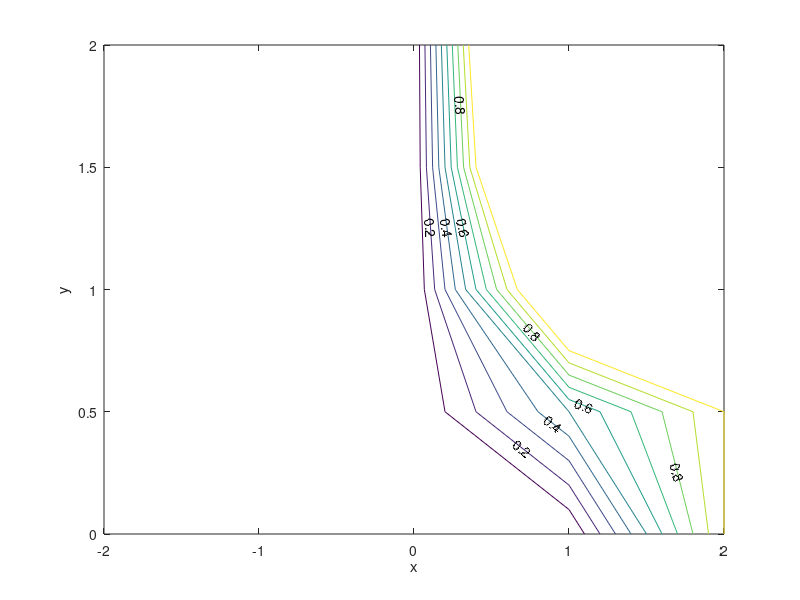
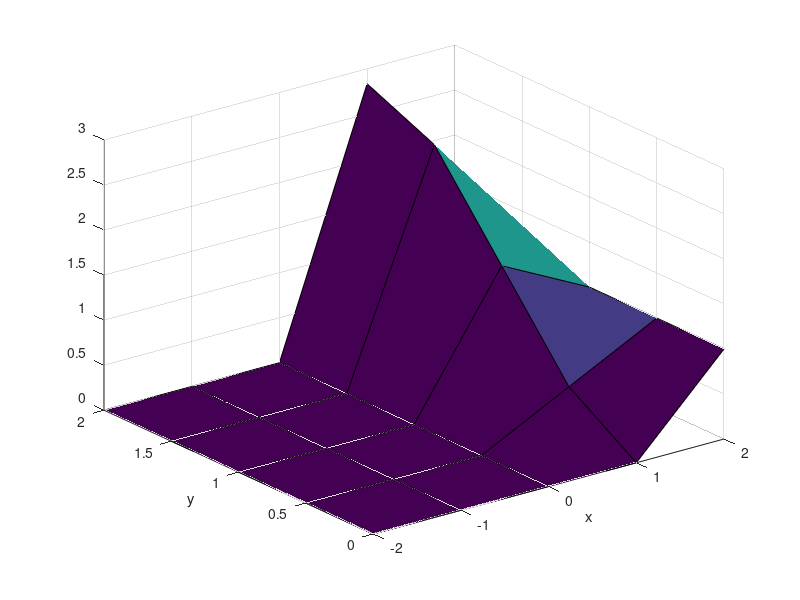
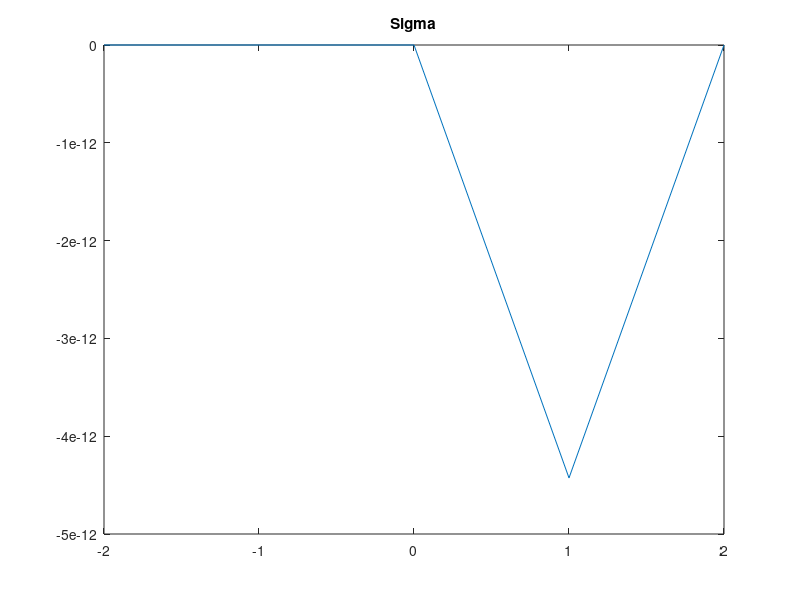
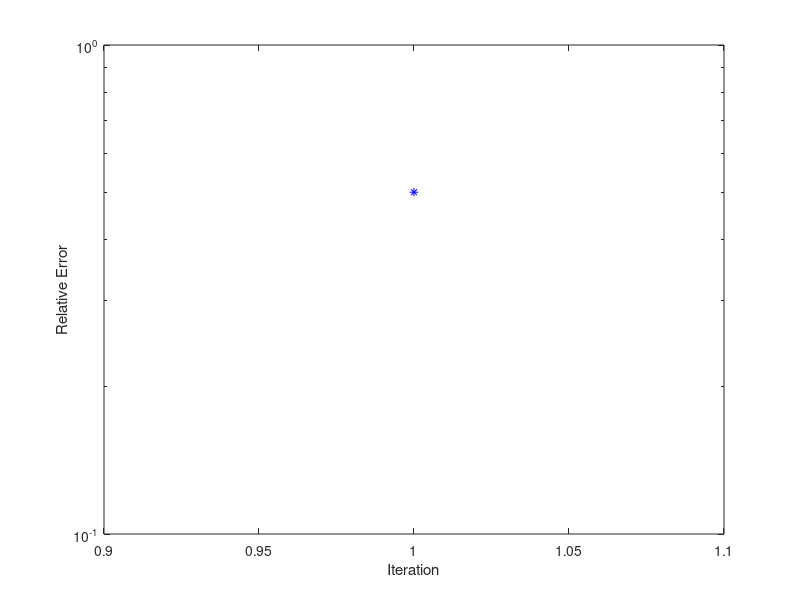

MATLAB code for these plots, in order:
% Solve Poisson's equation by Successive-Over-relaxation
% on a rectangular Cartesian grid
clear; close all;
eps0=8.854e-12;  % set the permittivity of free space

Nx=input('Enter number of x-grid points - ');
Ny=input('Enter number of y-grid points - ');

Lx=4; % Length in x of the computation region
Ly=2; % Length in y of the computation region

% define the grids
hx=Lx/(Nx-1);         % Grid spacing in x
hy=Ly/(Ny-1);         % Grid spacing in y
x = (0:hx:Lx)-.5*Lx;  %x-grid, x=0 in the middle
y = 0:hy:Ly;          %y-grid

% estimate the best omega to use
R = (hy^2 * cos(pi/Nx)+hx^2*cos(pi/Ny))/(hx^2+hy^2);
omega=2/(1+sqrt(1-R^2));
fprintf('May I suggest using omega = %g ? \n',omega);
omega=input('Enter omega for SOR - ');

% define the voltages
V0=1;        % Potential at x=-Lx/2 and x=+Lx/2
Vscale=V0;   % set Vscale to the potential in the problem

% set the error criterion
errortest=input(' Enter error criterion - say 1e-6 - ') ;

% Initial guess is zeroes
V = zeros(Nx,Ny);

% set the charge density on the grid
rho=zeros(Nx,Ny);

% set the boundary conditions
% recall that in V(j,k), j is the x-index and k is the y-index
for iter=1:1:size(V,1)
% set the boundary condition of V(y=Ly) to dV/dy=0
    V(iter,1)=0;
    V(iter,size(V,2))=-V(iter,size(V,2)-2)./(3)+4.*V(iter,size(V,2)-1)./(3);
end;
for iter=1:1:size(V,2)
% set the boundary condition of V(x=-Lx/2) to dV/dx=0
    V(1,iter)=-V(3,iter)/(3)+4*V(2,iter)/(3);
    V(size(V,1),iter)=V0;
end;
% MAIN LOOP

Niter = Nx*Ny*Nx;  %Set a maximum iteration count

%  set  factors used repeatedly in the algorithm
fac1 = 1/(2/hx^2+2/hy^2);
facx = 1/hx^2;
facy = 1/hy^2;
tic
for n=1:Niter

   err(n)=0; % initialize the error at iteration n to zero

   for j=2:(Nx-1)   % Loop over interior points only
      for k=2:(Ny-1)

        % load rhs with the right-hand side of the Vjk equation,
        % Eq. (10.3)
        rhs = ((V(j+1,k)+V(j-1,k))/hx^2+(V(j,k+1)+V(j,k-1))/hy^2+rho/eps0)/(2/hx^2+2/hy^2);
        lhs=V(j,k);
        % calculate the relative error for this point, Eq. (10.18)
        currerr = abs(lhs-rhs)/Vscale;

        % Add some logic to compare err(n) and currerr and store
        % the bigger one in err(n). err(n) should hold
        % the biggest error on the grid for this n step after
        % finishing the j and k loops
        err(n)= max([err(n) max(currerr)]);

         % SOR algorithm Eq. (10.14), to
         % update V(j,k) (use rhs from above)
         V(j,k) = omega.*rhs(j,k)+(1-omega).*V(j,k);

         % set the boundary conditions
        % recall that in V(j,k), j is the x-index and k is the y-index
        for iter=1:1:size(V,1)
        % set the boundary condition of V(y=Ly) to dV/dy=0
            V(iter,1)=0;
            V(iter,size(V,2))=-V(iter,size(V,2)-2)./(3)+4.*V(iter,size(V,2)-1)./(3);
        end;
        for iter=1:1:size(V,2)
        % set the boundary condition of V(x=-Lx/2) to dV/dx=0
            V(1,iter)=-V(3,iter)/(3)+4*V(2,iter)/(3);
            V(size(V,1),iter)=V0;
        end;
         
      end
   end

   % if err < errortest break out of the loop

   fprintf('After %g iterations, error= %g\n',n,err(n));

   if(err(n) < errortest)
      disp('Desired accuracy achieved; breaking out of loop');
      break;
   end

end
fprintf('the time elapsed was %f\n',toc);
% make a contour plot
figure
cnt=[0,.1,.2,.3,.4,.5,.6,.7,.8,.9,1]; % specify contours
cs = contour(x,y,V',cnt);  % Contour plot with labels
xlabel('x'); ylabel('y'); clabel(cs,[.2,.4,.6,.8])

% make a surface plot
figure
surf(x,y,V');  % Surface plot of the potential
xlabel('x'); ylabel('y');

% Sigma
figure
sigma=zeros(1,Nx);
for j=1:Nx 
    sigma(j)=eps0*(-(3/2)*(V(j,2)-V(j,1))/hy+(1/2)*(V(j,3)-V(j,2))/hy);
end
plot(x, sigma)
title('Sigma')
% make a plot of error vs. iteration number
figure
semilogy(err,'b*')
xlabel('Iteration');
ylabel('Relative Error')
